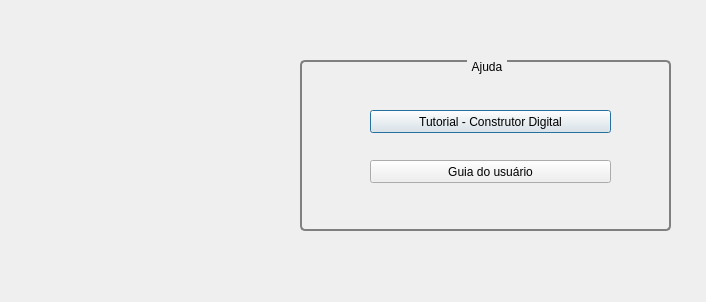
<?xml version="1.0" encoding="UTF-8"?>
<ui version="4.0">
 <class>Ajuda</class>
 <widget class="QDialog" name="Ajuda">
  <property name="geometry">
   <rect>
    <x>0</x>
    <y>0</y>
    <width>706</width>
    <height>302</height>
   </rect>
  </property>
  <property name="windowTitle">
   <string>Dialog</string>
  </property>
  <widget class="QLabel" name="label">
   <property name="geometry">
    <rect>
     <x>20</x>
     <y>30</y>
     <width>261</width>
     <height>251</height>
    </rect>
   </property>
   <property name="text">
    <string/>
   </property>
   <property name="pixmap">
    <pixmap>:/recursos/Help_granede.png</pixmap>
   </property>
  </widget>
  <widget class="QGroupBox" name="groupBox">
   <property name="geometry">
    <rect>
     <x>300</x>
     <y>60</y>
     <width>371</width>
     <height>171</height>
    </rect>
   </property>
   <property name="styleSheet">
    <string notr="true">QGroupBox {
     background-color: qlineargradient(x1: 0, y1: 0, x2: 0, y2: 1,
                                       stop: 0 #E0E0E0, stop: 1 #FFFFFF);
     border: 2px solid gray;
     border-radius: 5px;
     margin-top: 1ex; /* leave space at the top for the title */
 }
 QGroupBox::title {

     subcontrol-origin: margin;
     subcontrol-position: top center; /* position at the top center */
     padding: 0 3px;
     background-color: qlineargradient(x1: 0, y1: 0, x2: 0, y2: 1,
                                       stop: 0 #FFOECE, stop: 1 #FFFFFF);
 }
 QGroupBox::indicator {
     width: 13px;
     height: 13px;
 }</string>
   </property>
   <property name="title">
    <string>Ajuda</string>
   </property>
   <widget class="QPushButton" name="pushButton">
    <property name="geometry">
     <rect>
      <x>70</x>
      <y>50</y>
      <width>241</width>
      <height>23</height>
     </rect>
    </property>
    <property name="text">
     <string>Tutorial - Construtor Digital</string>
    </property>
   </widget>
   <widget class="QPushButton" name="pushButton_2">
    <property name="geometry">
     <rect>
      <x>70</x>
      <y>100</y>
      <width>241</width>
      <height>23</height>
     </rect>
    </property>
    <property name="text">
     <string>Guia do usuário</string>
    </property>
   </widget>
  </widget>
 </widget>
 <resources/>
 <connections/>
</ui>
